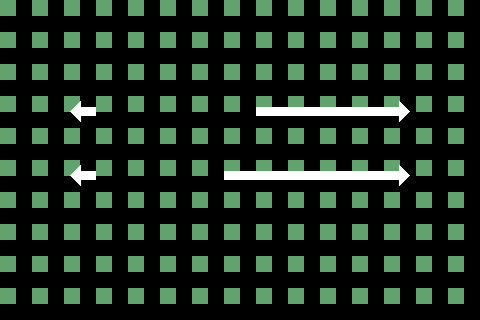

Rendered tile map (Tiled .tmx) drawn with the repository's tilesets; below, a short description and the map source with its tile grids summarised:
An orthogonal 15x10 tile map with 32x32 px tiles, 3 tile layers (floor, walls, decorations), 2 tilesets and 23 objects (22x start, crate).

<map version="1.0" orientation="orthogonal" width="15" height="10" tilewidth="32" tileheight="32">
 <tileset firstgid="1" name="hospital_set" tilewidth="32" tileheight="32">
  <image source="textures/hospital_set.png" width="256" height="256" />
  <tile id="5">
   <properties>
    <property name="target" value="" />
   </properties>
  </tile>
  <tile id="6">
   <properties>
    <property name="crate" value="" />
   </properties>
  </tile>
  <tile id="7">
   <properties>
    <property name="cratetarget" value="" />
   </properties>
  </tile>
 </tileset>
 <tileset firstgid="65" name="arrows" tilewidth="32" tileheight="32">
  <image source="textures/arrows.png" width="256" height="256" />
 </tileset>
 <layer name="floor" width="15" height="10">
  <data>[150 cells, 150 non-empty, 1 distinct tile ids]</data>
 </layer>
 <layer name="walls" width="15" height="10">
  <data>[150 cells, 0 non-empty, 0 distinct tile ids]</data>
 </layer>
 <layer name="decorations" width="15" height="10">
  <properties>
   <property name="decorations" value="" />
  </properties>
  <data>[150 cells, 22 non-empty, 12 distinct tile ids]</data>
 </layer>
 <objectgroup name="Object Layer 1" width="15" height="10">
  <object name="soundfxvolume" type="start" x="64" y="96" width="32" height="32">
   <properties>
    <property name="volume" value="1" />
   </properties>
  </object>
  <object name="crate" type="crate" x="224" y="96" width="32" height="32" />
  <object name="soundfxvolume" type="start" x="96" y="96" width="32" height="32">
   <properties>
    <property name="volume" value="2" />
   </properties>
  </object>
  <object name="soundfxvolume" type="start" x="128" y="96" width="32" height="32">
   <properties>
    <property name="volume" value="3" />
   </properties>
  </object>
  <object name="soundfxvolume" type="start" x="160" y="96" width="32" height="32">
   <properties>
    <property name="volume" value="4" />
   </properties>
  </object>
  <object name="soundfxvolume" type="start" x="192" y="96" width="32" height="32">
   <properties>
    <property name="volume" value="5" />
   </properties>
  </object>
  <object name="soundfxvolume" type="start" x="224" y="160" width="32" height="32">
   <properties>
    <property name="volume" value="6" />
   </properties>
  </object>
  <object name="soundfxvolume" type="start" x="256" y="96" width="32" height="32">
   <properties>
    <property name="volume" value="7" />
   </properties>
  </object>
  <object name="soundfxvolume" type="start" x="288" y="96" width="32" height="32">
   <properties>
    <property name="volume" value="8" />
   </properties>
  </object>
  <object name="soundfxvolume" type="start" x="320" y="96" width="32" height="32">
   <properties>
    <property name="volume" value="9" />
   </properties>
  </object>
  <object name="soundfxvolume" type="start" x="352" y="96" width="32" height="32">
   <properties>
    <property name="volume" value="10" />
   </properties>
  </object>
  <object name="soundfxvolume" type="start" x="384" y="96" width="32" height="32">
   <properties>
    <property name="volume" value="11" />
   </properties>
  </object>
  <object name="musicvolume" type="start" x="64" y="160" width="32" height="32">
   <properties>
    <property name="volume" value="1" />
   </properties>
  </object>
  <object name="musicvolume" type="start" x="320" y="160" width="32" height="32">
   <properties>
    <property name="volume" value="9" />
   </properties>
  </object>
  <object name="musicvolume" type="start" x="256" y="160" width="32" height="32">
   <properties>
    <property name="volume" value="7" />
   </properties>
  </object>
  <object name="musicvolume" type="start" x="96" y="160" width="32" height="32">
   <properties>
    <property name="volume" value="2" />
   </properties>
  </object>
  <object name="musicvolume" type="start" x="160" y="160" width="32" height="32">
   <properties>
    <property name="volume" value="4" />
   </properties>
  </object>
  <object name="musicvolume" type="start" x="192" y="160" width="32" height="32">
   <properties>
    <property name="volume" value="5" />
   </properties>
  </object>
  <object name="musicvolume" type="start" x="224" y="160" width="32" height="32">
   <properties>
    <property name="volume" value="6" />
   </properties>
  </object>
  <object name="musicvolume" type="start" x="288" y="160" width="32" height="32">
   <properties>
    <property name="volume" value="8" />
   </properties>
  </object>
  <object name="musicvolume" type="start" x="352" y="160" width="32" height="32">
   <properties>
    <property name="volume" value="10" />
   </properties>
  </object>
  <object name="musicvolume" type="start" x="384" y="160" width="32" height="32">
   <properties>
    <property name="volume" value="11" />
   </properties>
  </object>
  <object name="musicvolume" type="start" x="128" y="160" width="32" height="32">
   <properties>
    <property name="volume" value="3" />
   </properties>
  </object>
 </objectgroup>
</map>